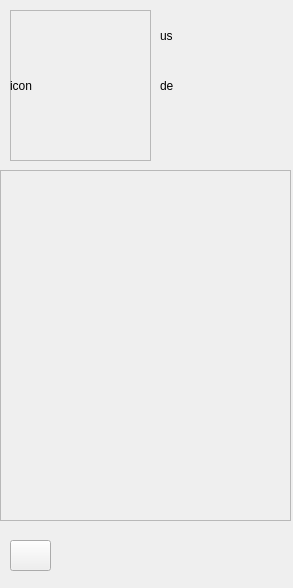
<?xml version="1.0" encoding="UTF-8"?>
<ui version="4.0">
 <class>mainWidget</class>
 <widget class="QWidget" name="mainWidget">
  <property name="geometry">
   <rect>
    <x>0</x>
    <y>0</y>
    <width>293</width>
    <height>588</height>
   </rect>
  </property>
  <property name="windowTitle">
   <string>mainWidget</string>
  </property>
  <widget class="QFrame" name="frame">
   <property name="geometry">
    <rect>
     <x>0</x>
     <y>170</y>
     <width>291</width>
     <height>351</height>
    </rect>
   </property>
   <property name="minimumSize">
    <size>
     <width>291</width>
     <height>0</height>
    </size>
   </property>
   <property name="frameShape">
    <enum>QFrame::StyledPanel</enum>
   </property>
   <property name="frameShadow">
    <enum>QFrame::Raised</enum>
   </property>
  </widget>
  <widget class="QFrame" name="info">
   <property name="geometry">
    <rect>
     <x>10</x>
     <y>10</y>
     <width>141</width>
     <height>151</height>
    </rect>
   </property>
   <property name="frameShape">
    <enum>QFrame::StyledPanel</enum>
   </property>
   <property name="frameShadow">
    <enum>QFrame::Raised</enum>
   </property>
   <widget class="QLabel" name="icon">
    <property name="geometry">
     <rect>
      <x>0</x>
      <y>0</y>
      <width>141</width>
      <height>151</height>
     </rect>
    </property>
    <property name="text">
     <string>icon</string>
    </property>
   </widget>
  </widget>
  <widget class="QLabel" name="username">
   <property name="geometry">
    <rect>
     <x>160</x>
     <y>20</y>
     <width>71</width>
     <height>31</height>
    </rect>
   </property>
   <property name="text">
    <string>us</string>
   </property>
  </widget>
  <widget class="QLabel" name="desci">
   <property name="geometry">
    <rect>
     <x>160</x>
     <y>70</y>
     <width>111</width>
     <height>31</height>
    </rect>
   </property>
   <property name="text">
    <string>de</string>
   </property>
  </widget>
  <widget class="QPushButton" name="pushButton">
   <property name="geometry">
    <rect>
     <x>10</x>
     <y>540</y>
     <width>41</width>
     <height>31</height>
    </rect>
   </property>
   <property name="text">
    <string/>
   </property>
   <property name="icon">
    <iconset resource="pic.qrc">
     <normaloff>:/pic/sera6174645.png</normaloff>:/pic/sera6174645.png</iconset>
   </property>
   <property name="iconSize">
    <size>
     <width>30</width>
     <height>30</height>
    </size>
   </property>
  </widget>
 </widget>
 <layoutdefault spacing="6" margin="11"/>
 <resources>
  <include location="pic.qrc"/>
 </resources>
 <connections/>
</ui>
